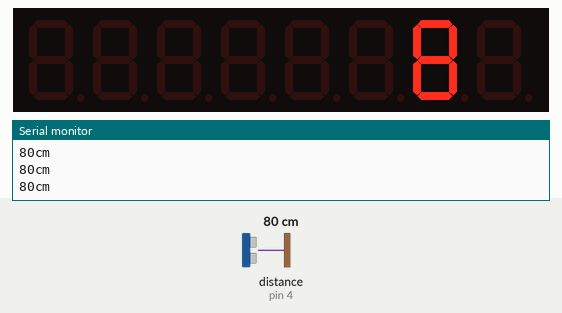
This sketch was run on a simulated Arduino Uno, built with avr-gcc and run on an emulated ATmega328P. Parts: 8-digit seven-segment display, the last lines printed to the serial monitor. Wiring (inferred from the names in the program): ultrasonic range finder: trigger pin 2; echo pin 4; TM1638 display and keys: STB pin 8; clock pin 9; DIO pin 10. The inputs (shaded band) are chosen by the test bench; at power-on: distance to the obstacle (sensor on pin 4) 80 cm. The echo pulse lasts 58.3 µs per cm.

Above: at 1.2 s.
1.3 s: distance to the obstacle (sensor on pin 4) set to 2 cm
At 2.5 s:
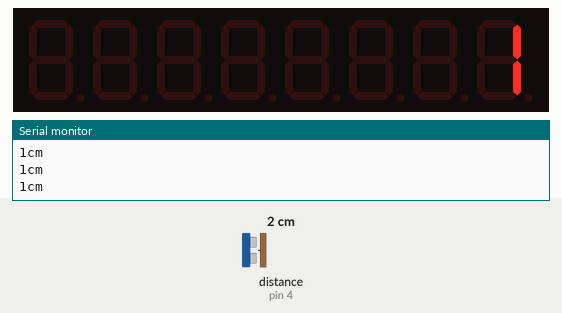
2.8 s: distance to the obstacle (sensor on pin 4) set to 4 cm
At 3.2 s:
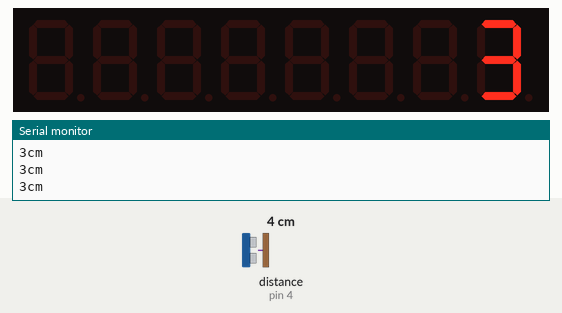
4.3 s: distance to the obstacle (sensor on pin 4) set to 9 cm
Timing chart, 0 to 7.3 s (numbered marks = the images above; inputs shaded):
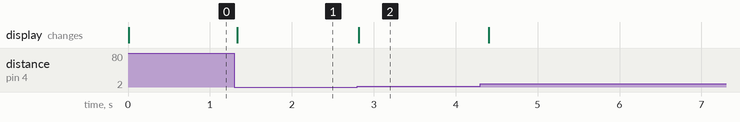

The sketch:

Display.ino
```cpp
//
// Based on:
// https://blog.3d-logic.com/2015/01/10/using-a-tm1638-based-board-with-arduino/
//

// Display PINs
const int DisplayStb = 8;
const int DisplayClk = 9;
const int DisplayDio = 10;
// DistanceSensor PINs
const int DistanceTrigPin = 2;
const int DistanceEchoPin = 4;

const uint8_t numberValues[10] = {0x3f, 0x06, 0x5b, 0x4f, 0x66, 0x6d, 0x7d, 0x07, 0x7f, 0x6f};
const uint8_t dashValue = 0x40;
const uint8_t emptyValue = 0x00;

bool ledStates[8] = {false, false, false, false, false, false, false, false};

enum Brightness {
  low,
  high,
};

enum LedState {
  on,
  off,
};


void setup() {
  pinMode(DisplayStb, OUTPUT);
  pinMode(DisplayClk, OUTPUT);
  pinMode(DisplayDio, OUTPUT);

  pinMode(DistanceTrigPin, OUTPUT);
  pinMode(DistanceEchoPin, INPUT);

  turnOn(low);
  resetDisplay();

  for (int i = 0; i < 15; i = i + 2) {
    setDigit(i, emptyValue);
  }

  /*
  setLedState(1, on);
  setLedState(3, on);
  setLedState(5, on);
  setLedState(7, on);
  setLedState(9, on);
  setLedState(11, on);
  setLedState(13, on);
  setLedState(15, on);
  */

  Serial.begin(115200);

}

void loop() {
  /*
  // Use These for button handling if needed in the future
  uint8_t buttons = readButtons();
  handleButtonInfo(buttons);

  delay(300);
  */

  handleDistanceSensor();
  delay(100);
}

// -----------------------------
// Display Methods
// -----------------------------

void handleButtonInfo(uint8_t buttons) {
  for(uint8_t position = 0; position < 8; position++) {
    uint8_t mask = 0x1 << position;
    if (buttons & mask) {
      ledStates[position] = !ledStates[position];
    }
  }

  for (int i = 0; i < 8; i++) {
    setLedState((i * 2) + 1, ledStates[i] ? on : off);
  }
}

uint8_t readButtons(void) {
  uint8_t buttons = 0;
  digitalWrite(DisplayStb, LOW);
  shiftOut(DisplayDio, DisplayClk, LSBFIRST, 0x42); // Command for input

  pinMode(DisplayDio, INPUT);

  for (uint8_t i = 0; i < 4; i++) {
    uint8_t value = shiftIn(DisplayDio, DisplayClk, LSBFIRST) << i;
    buttons = buttons | value;
  }

  pinMode(DisplayDio, OUTPUT);
  digitalWrite(DisplayStb, HIGH);
  return buttons;
}
uint8_t numberValue(int index) {
  return numberValue(index, false);
}

uint8_t numberValue(int index, bool isDotOn) {
  uint8_t value = 0x00;
  if (index > 9 || index < 0) {
    value = dashValue;
  }
  else {
    value = numberValues[index];
  }

  if (isDotOn) {
    value = value | 0x80;
  }

  return value;
}

void resetDisplay() {
  sendCommand(0x40); // set auto increment mode
  digitalWrite(DisplayStb, LOW);
  shiftOut(DisplayDio, DisplayClk, LSBFIRST, 0xc0);   // set starting address to 0
  for(uint8_t i = 0; i < 16; i++) {
    shiftOut(DisplayDio, DisplayClk, LSBFIRST, 0x00);
  }
  digitalWrite(DisplayStb, HIGH);
}

void setDigit(int position, uint8_t value) {
  sendCommand(0x44);

  uint8_t cPos = (12 << 4) | position;

  digitalWrite(DisplayStb, LOW);
  shiftOut(DisplayDio, DisplayClk, LSBFIRST, cPos); // last digit
  shiftOut(DisplayDio, DisplayClk, LSBFIRST, value);
  digitalWrite(DisplayStb, HIGH);
}

void setLedState(int position, LedState state) {
  sendCommand(0x44);

  uint8_t cPos = (12 << 4) | position;

  setLedState(cPos, state);
}

void setLedState(uint8_t position, LedState state) {
  digitalWrite(DisplayStb, LOW);
  shiftOut(DisplayDio, DisplayClk, LSBFIRST, position);
  shiftOut(DisplayDio, DisplayClk, LSBFIRST, state == on ? 0x01 : 0x00);
  digitalWrite(DisplayStb, HIGH);
}

void turnOn(Brightness brightness) {
  sendCommand(brightness == low ? 0x88 : 0x8F);
}

void turnOff() {
  sendCommand(0x80);
}

void sendCommand(uint8_t value) {
  pinMode(DisplayDio, OUTPUT);
  digitalWrite(DisplayStb, LOW);
  shiftOut(DisplayDio, DisplayClk, LSBFIRST, value);
  digitalWrite(DisplayStb, HIGH);
}

// -----------------------------
// Distance Sensor Methods
// -----------------------------

void handleDistanceSensor() {
  long distanceInCM = distanceSensorCM();

  for (int i = 0; i < 8; ++i) {
    int value = (int)distanceInCM / (int)pow(10, i) % 10;
    setDigit(14 - (i * 2), value == 0 ? emptyValue : numberValue(value));
  }

}

long distanceSensorCM() {
  long duration, cm;

  digitalWrite(DistanceTrigPin, LOW);
  delayMicroseconds(2);
  digitalWrite(DistanceTrigPin, HIGH);
  delayMicroseconds(10);
  digitalWrite(DistanceTrigPin, LOW);

  duration = pulseIn(DistanceEchoPin, HIGH);

  cm = microsecondsToCentimeters(duration);

  Serial.print(cm);
  Serial.println("cm");

  return cm;
}

long microsecondsToCentimeters(long microseconds) {
  // The speed of sound is 340 m/s or 29 microseconds per centimeter.
  // The ping travels out and back, so to find the distance of the
  // object we take half of the distance travelled.
  return microseconds / 29 / 2;
}
```

Measured:
- after the input at 1.3 s, the display: changes at once (image 1)
- after the input at 2.8 s, the display: changes at once (image 2)
